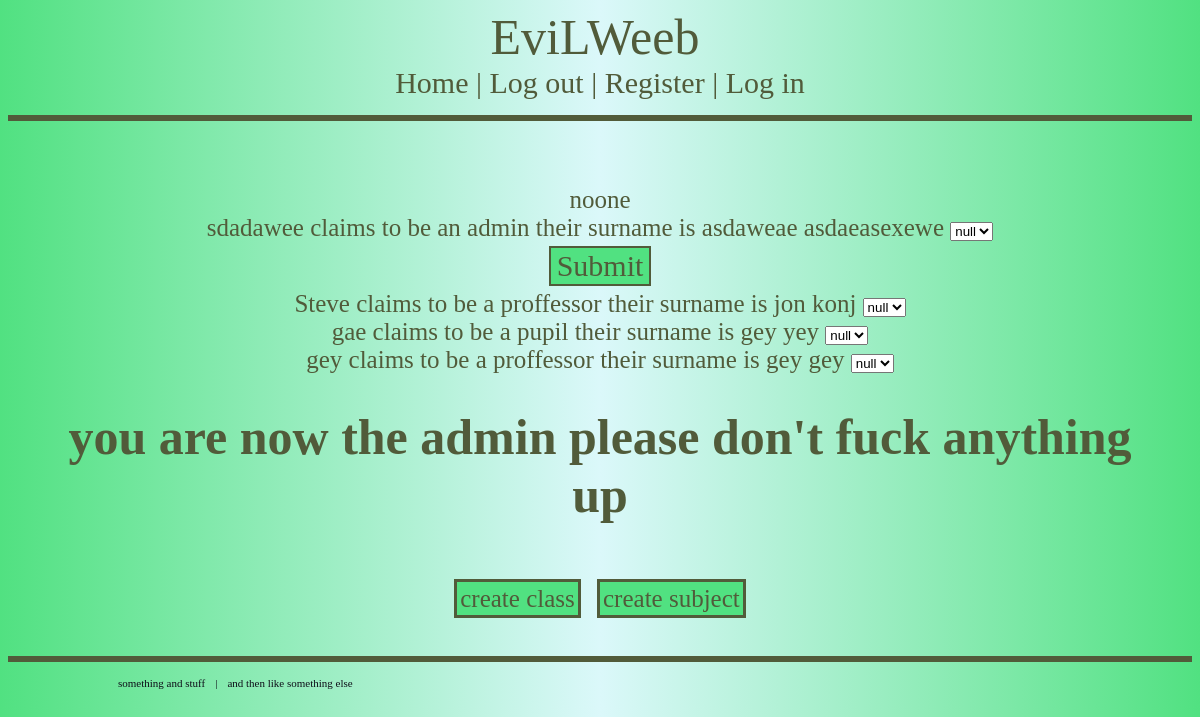
Page /Admin/AdminUI.php on the earlier database version.
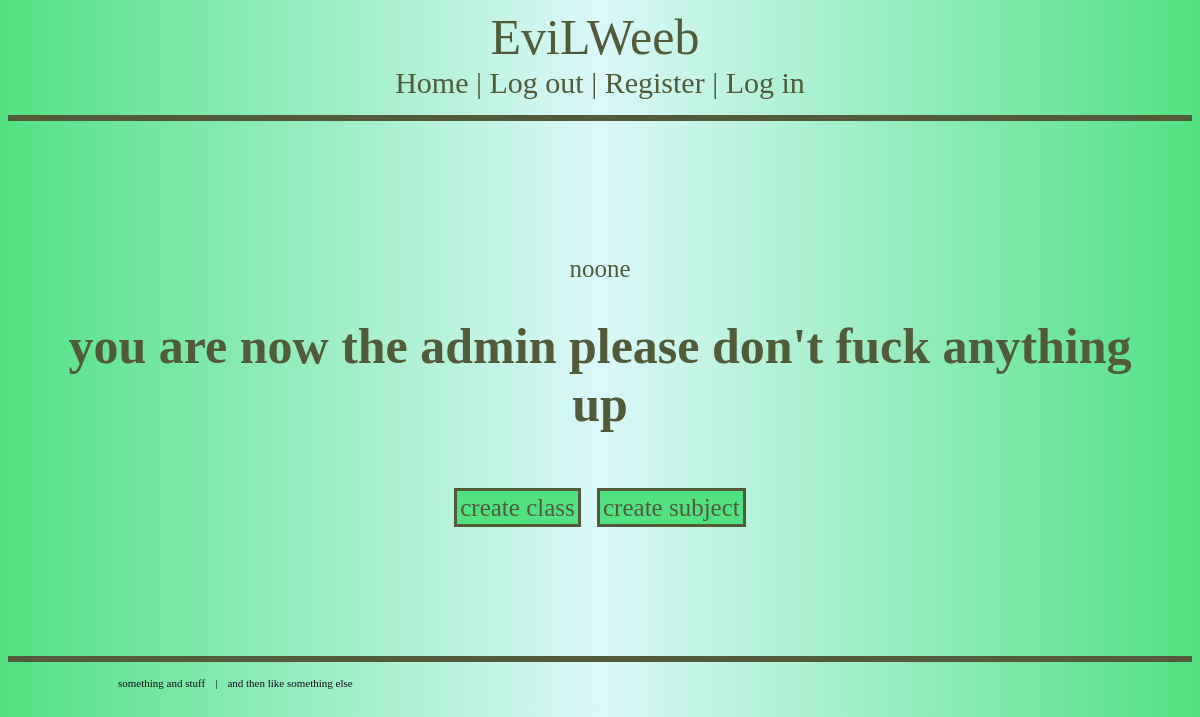
Same page on the later database version.
### tables this page shows
CREATE TABLE `user` (
  `username` varchar(50) NOT NULL,
  `password` varchar(256) NOT NULL,
  `permission` int(1) NOT NULL,
  `Claim` int(2) NOT NULL,
  `name` varchar(50) NOT NULL,
  `surname` varchar(50) NOT NULL,
  `ID` int(50) NOT NULL
);

### config.php (called while the page is built, shortened)
<?php
$username = "noone";
?>

### Admin/AdminUI.php (the view, shortened to what this page needs)
   <?php include '../Header.php'; ?>
   <link href='../theme_1.css' rel='stylesheet'>
<div class="main_box">
        <?php
include 'AdminConfig.php';
echo "$username";
$allDif = $conn->query("SELECT * FROM user  WHERE claim > permission /*AND claim =3*/");
$k=true;
while ($allDifArray=mysqli_fetch_array($allDif)){
 if($k)
 {
    echo'<form action ="" method = "post">';
 }
    $claimUsername=$allDifArray["username"];
    $name=$allDifArray["name"];
    $surname= $allDifArray["surname"];
    $claim=$allDifArray['Claim'];
    echo"$name claims to be ";
    switch ($claim)
    {
        case 1:
            echo "a pupil ";
            break;
        case 2:
            echo "a proffessor ";
            break;
        case 3:
            echo "an admin ";
            break;
    }
    echo"their surname is $surname  $claimUsername ";
    echo'
    <select name = '.$claimUsername.' >
        <option value = "null"> null</option>
        <option value="no" >no</option>
        <option value="yes" >yes</option>
    </select>
    <br>
';
if($k){
echo'<input type ="submit">
</form>';
$k= false;
}
}
?><h1>you are now the admin please don't fuck anything up</h1>
<br>
<a href="http://localhost/school-project/Admin/CreateClass.php" style="border: solid; padding:3px; margin:5px; background-color:#51E181 " >create class</a>
<a href="http://localhost/school-project/Admin/CreateSubject.php" style="border: solid; padding:3px; margin:5px; background-color:#51E181 ">create subject</a>
</div>
<?php include '../footer.php' ?>

### Header.php (shortened to what this page needs)
<!DOCTYPE html>
<?php
	include "config.php";
 ?>
<html>
<head>
<link href='theme_1.css' rel='stylesheet'>
</head>
<body>
	<div class ='nav'>
		<a class="title" >  EviLWeeb  </a><br>
		<?php
		if( isset($userPerm))
		{
			$uN=$_SESSION["username"];
			$status =sqli_takefirst($conn->query("SELECT PERMISSION FROM USER WHERE USERNAME='$uN'"));
			unset($uN);
			switch($userPerm){
			case 1:
				echo "<a class='avi' href='home1.php'>Home</a> ";
				break;
			case 2:
				echo "<a class='avi' href='http://localhost/School-project/Prof/ProfUI.php'>Home</a>" ;
				break;
			case 3:
				echo "<a class='avi' href='http://localhost/School-project/Admin/AdminUI.php'>Home</a>";
				break;
			}
			;
		}
		else {
			echo "<a class='avi' href='http://localhost/School-project/login.php'>Home</a> ";
		}
		?>
		| <a class="avi" href="http://localhost/School-project/Logout.php">Log out</a>
		| <a class="avi" href="http://localhost/School-project/Register.php">Register</a>
		|
		<?php
		if( isset($userPerm))
		{
			$uN=$_SESSION["username"];
			$status =sqli_takefirst($conn->query("SELECT PERMISSION FROM USER WHERE USERNAME='$uN'"));
			unset($uN);
			switch($userPerm){
			case 1:
				echo "<a class='avi' href='home1.php'>Hello pupil</a> ";
				break;
			case 2:
				echo "<a class='avi' href='http://localhost/School-project/Prof/ProfUI.php'>Hello teacher</a>" ;
				break;
			case 3:
				echo "<a class='avi' href='http://localhost/School-project/Admin/AdminUI.php'>WElcome home GOD</a>";
				break;
			}
			;
		}
		else {
			echo "<a class='avi' href='http://localhost/School-project/login.php'>Log in</a>";
		}
		?>
		<hr class="main">
</div>
<center>

### footer.php (shortened to what this page needs)
</center>
<div class="nav">
<hr class="main">
<div class="footer-info">
<a> something and stuff   </a> |  <a>   and then like something else </a>
</div>
</body>
</html>

### theme_1.css (style rules this page uses)
body { display: flex; align-content: center; flex-direction: column; color:#515B3A; font-size: 25px; background-color: #DBF8FA; background-image: linear-gradient(to right,#51E181 ,#DBF8FA,#51E181 ); }
.nav { flex-direction: row; color: #515B3A; border: #51E181; font-size: 30px; text-align: center; }
.footer-info > a { margin: 10px; margin-top: 0; }
.footer-info { display: flex; flex-direction: row; color: #0E0F19; font-size: 11px; margin-left: 100px; margin-right: 100px; text-align: left; }
a.avi:link { color: #515B3A; font-family:"BH"; text-decoration-line: none!important; text-decoration-line: none; }
a:link { color: #515B3A; font-family:"BH"; text-decoration-line: none!important; text-decoration-line: none; }
.title { color: #515B3A; font-size: 50px; margin-right: 10px; font-style: bold; }
hr.main { border:3px solid #515B3A; background-color:#515B3A ; }
hr { border:6px solid #515B3A; }
.main_box { overflow: auto; align-content: center; width: 90%; padding-top: 50px; padding-bottom: 50px; height:405px; }
input { margin: 4px; background-color:#51E181; font-size: 30px; border-style: solid; border-width: 2px; border-color: #515B3A; color:#515B3A; font-family:"MP"; cursor: pointer; }

Differences in the rows shown:
removed user: name "sdadawee", Claim "an admin", surname "asdaweae", username "asdaeasexewe", username "null"
no longer on this page (row edited): user: name "Steve", Claim "a proffessor", surname "jon", username "konj", username "null"
removed user: name "gae", Claim "a pupil", surname "gey", username "yey", username "null"
no longer on this page (row edited): user: name "gey", Claim "a proffessor", surname "gey", username "gey", username "null"
